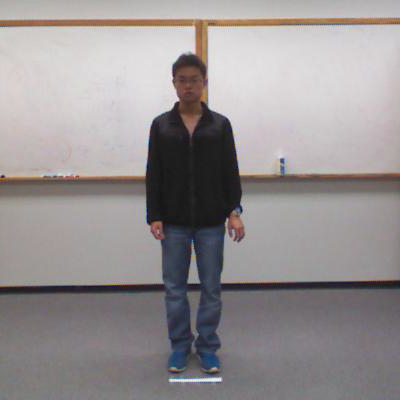
#> input picture image-editing/davidata/src_images_resized/a1_s1.png, 400 x 400 px, found by its file name
$ python playground.py
#> lines starting #> are read from the running program, lines starting #| are printed output that depends on the picture
from PIL import Image, ImageFile

def resize_and_pad_image(image_path: str, target_height: int = 480, target_width: int = 720) -> Image.Image:
    """
    Resize image (up or down) such that its larger dimension fits the required size, then pad the other dimension.

    Args:
        image_path: Path to the input image
        target_height: Desired height in pixels
        target_width: Desired width in pixels

    Returns:
        Processed PIL Image
    """
#> called with target_height = 480, target_width = 720
    img = Image.open(image_path)
#> img is the input picture: PIL image 400x400 RGB; mean R, G, B 150.4, 145.2, 146.4

    if img.mode != 'RGB':
        img = img.convert('RGB')

    orig_width, orig_height = img.size
#> orig_width = 400; orig_height = 400

    width_ratio = target_width / orig_width
#> width_ratio = 1.8
    height_ratio = target_height / orig_height
#> height_ratio = 1.2

    # if orig_width <= target_width and orig_height <= target_height:
    #     scale_ratio = max(width_ratio, height_ratio)
    # else:

    scale_ratio = min(width_ratio, height_ratio)
#> scale_ratio = 1.2

    new_width = int(orig_width * scale_ratio)
#> new_width = 480
    new_height = int(orig_height * scale_ratio)
#> new_height = 480

    img = img.resize((new_width, new_height), Image.Resampling.LANCZOS)
#> img: PIL image 480x480 RGB

    final_img = Image.new('RGB', (target_width, target_height), (0, 0, 0))
#> final_img: PIL image 720x480 RGB; every value is 0

    left_padding = (target_width - new_width) // 2
#> left_padding = 120
    top_padding = (target_height - new_height) // 2
#> top_padding = 0

    final_img.paste(img, (left_padding, top_padding))
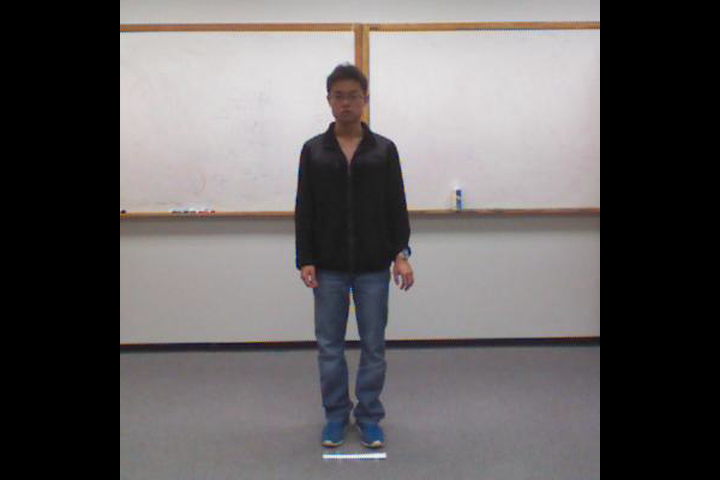
#> final_img: PIL image 720x480 RGB; mean R, G, B 100.3, 96.8, 97.6

    return final_img


image_path = 'C:/Users/Roy/Documents/GitHub/CogVideo-royve/image-editing/davidata/src_images_resized/a1_s1.png'
img = resize_and_pad_image(image_path=image_path)
img.show()

$ run again, with image-editing/davidata/src_images_resized/a12_s1.png copied over image-editing/davidata/src_images_resized/a1_s1.png
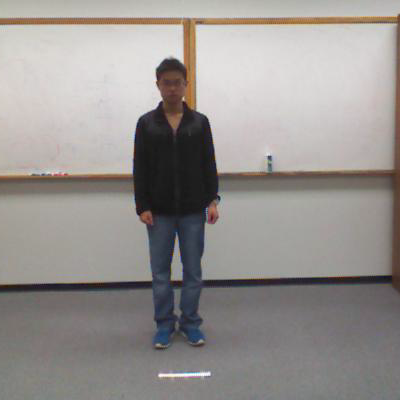
#> input picture image-editing/davidata/src_images_resized/a12_s1.png, 400 x 400 px, found by its file name
#> in resize_and_pad_image, img is the input picture: PIL image 400x400 RGB; mean R, G, B 151, 146.7, 144
#> img: PIL image 480x480 RGB
#> in resize_and_pad_image, `final_img.paste(img, (left_padding, top_padding))`:
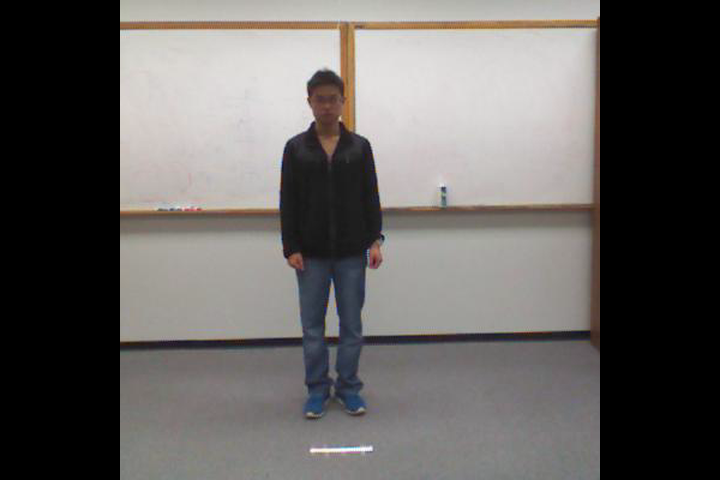
#> final_img: PIL image 720x480 RGB; mean R, G, B 100.6, 97.8, 96

$ run again, with image-editing/davidata/src_images_resized/a12_s2.png copied over image-editing/davidata/src_images_resized/a1_s1.png
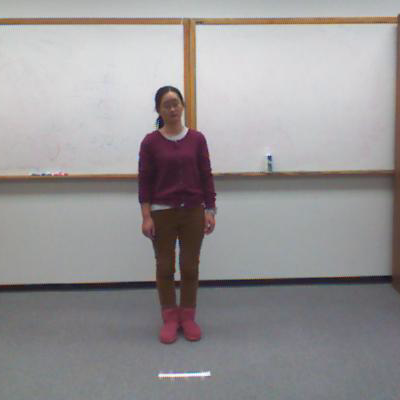
#> input picture image-editing/davidata/src_images_resized/a12_s2.png, 400 x 400 px, found by its file name
#> in resize_and_pad_image, img is the input picture: PIL image 400x400 RGB; mean R, G, B 151.9, 148.8, 149.8
#> img: PIL image 480x480 RGB
#> in resize_and_pad_image, `final_img.paste(img, (left_padding, top_padding))`:
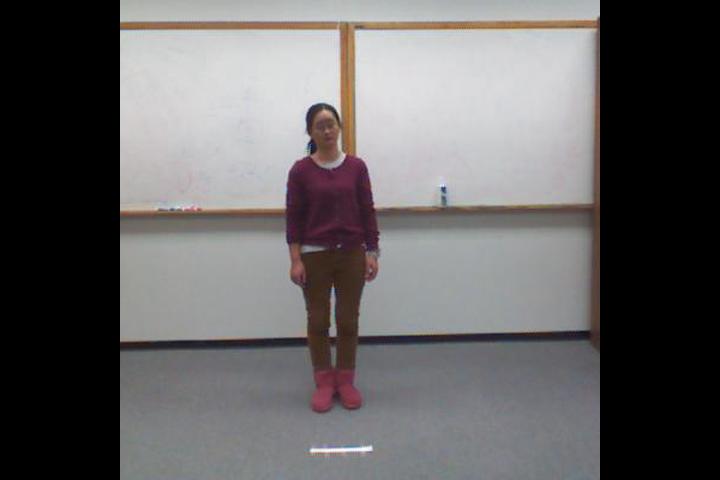
#> final_img: PIL image 720x480 RGB; mean R, G, B 101.3, 99.2, 99.9
